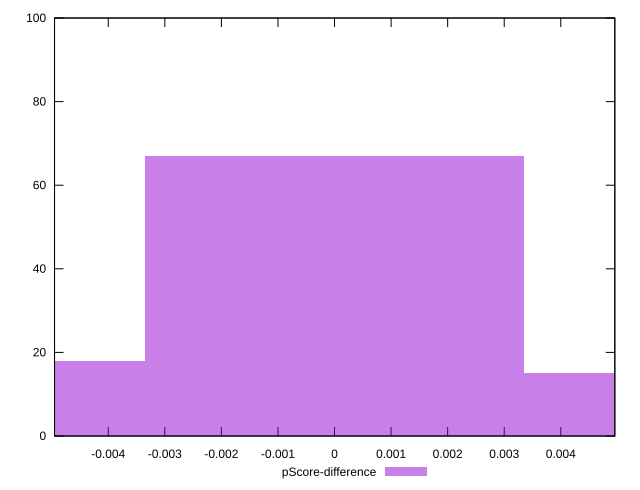

The script that saved this image:
reset

$pScoreDifference <<EOF
0.006713066146616456 15
0 67
-0.006713066146616456 18
EOF

set key outside below
set boxwidth 0.006713066146616456
set xrange [-0.00494946852945094:0.0049551333792132255]
set yrange [0:100]
set trange [0:100]
set style fill transparent solid 0.5 noborder
set terminal svg size 640, 490 enhanced background rgb 'white'
set output "report_00013_2021-02-09T12-04-24.940Z/total-blocking-time/samples/pages/pScore-difference/histogram.svg"

plot $pScoreDifference title "pScore-difference" with boxes

reset
